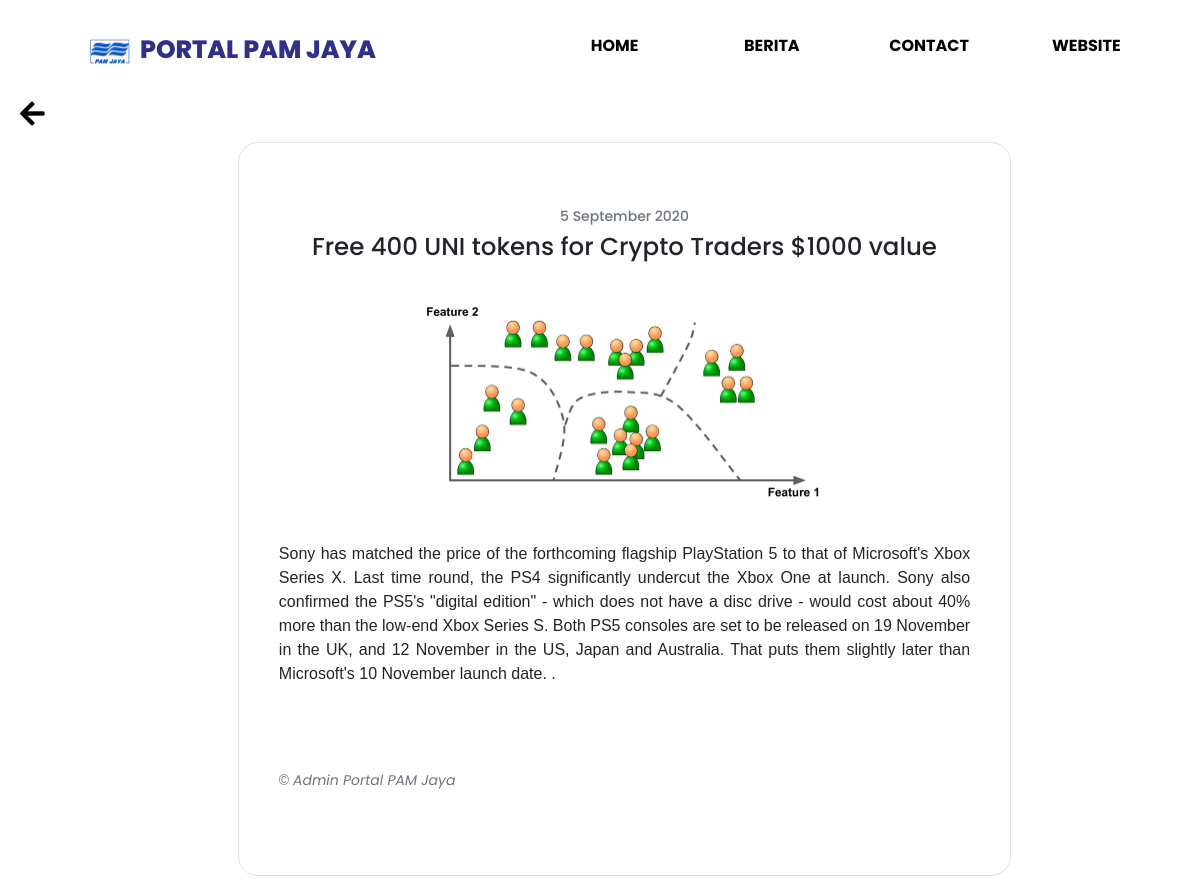
/berita/konten/5, run on an earlier commit of the app's database.
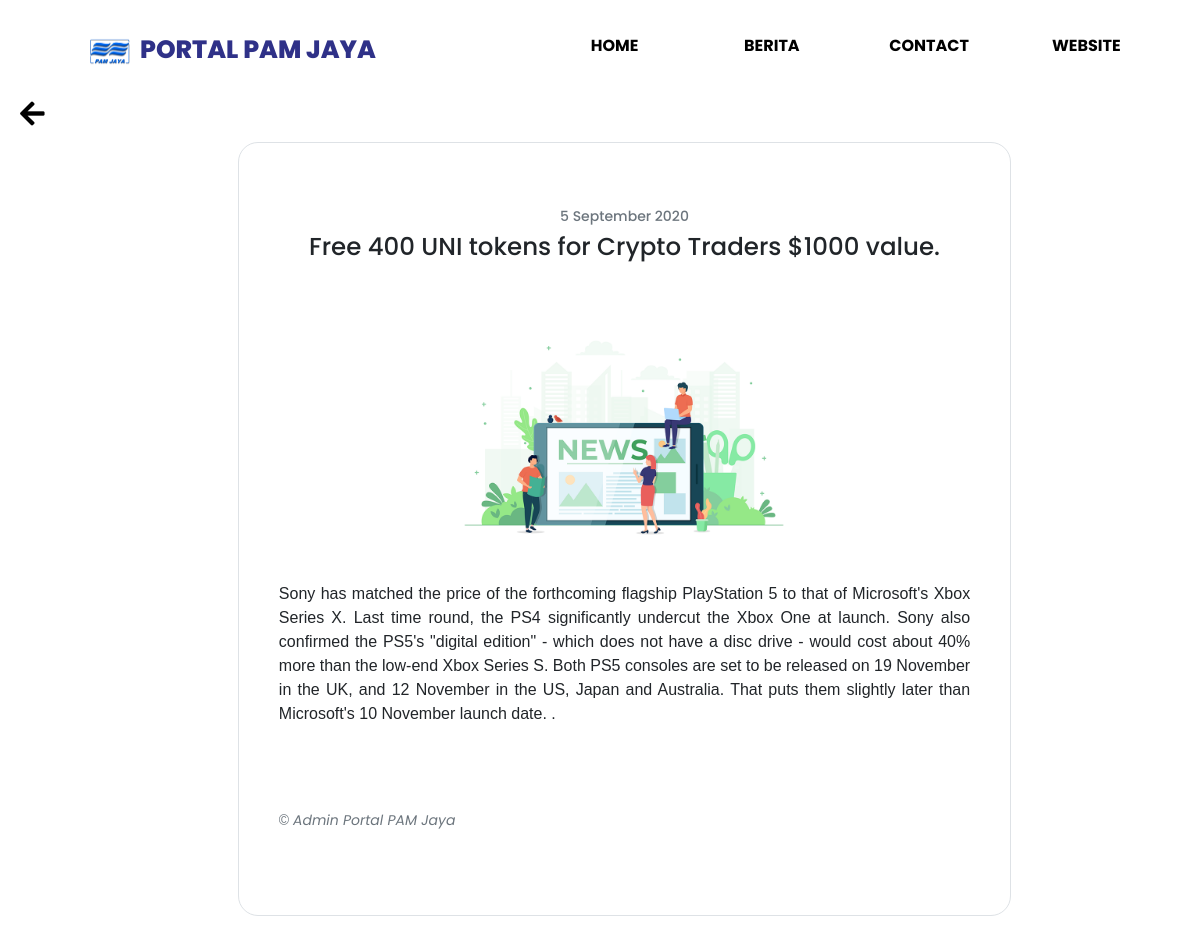
And on a later commit of the database.
### tables this page shows
CREATE TABLE `berita` (
  `id` int(11) NOT NULL,
  `judul` varchar(100) NOT NULL,
  `gambar` varchar(100) NOT NULL,
  `publishedAt` varchar(100) NOT NULL,
  `konten` longtext NOT NULL,
  `creator` varchar(100) NOT NULL
);

### application/controllers/Berita.php (called while the page is built, shortened)
<?php
class Berita extends CI_Controller
{
    public function __construct()
    {
        $this->load->model('Berita_model');
    }
    public function konten($id)
    {
        $data['title'] = 'Berita Internal | PAM Jaya';
        $data['berita'] = $this->Berita_model->getBeritaById($id);
        $this->load->view('templates/header', $data);
        $this->load->view('berita/konten',  $data);
        $this->load->view('templates/footer');
    }
}

### index.php (called while the page is built, shortened)
<?php
require_once BASEPATH.'core/CodeIgniter.php';

### application/models/Berita_model.php (called while the page is built, shortened)
<?php
class Berita_model extends CI_Model
{
    public function getBeritaById($id)
    {
        return $this->db->get_where('berita', ['id' => $id])->row_array();
    }
}

### application/views/berita/konten.php (the view)
<div class="container">
    <div class="row">
        <div class="page-konten">
            <a href="<?= base_url(); ?>berita"> <i class="fa fa-arrow-left back mb-3" aria-hidden="true"></i></a>
        </div>
        <div class="border col-lg-8 offset-md-2 text-center mt-5">
            <article class="konten-berita">
                <h6 class="card-subtitle mb-2 text-muted"><?= $berita['publishedAt']; ?></h6>
                <h3 class="mb-4"> <?= $berita['judul']; ?></h3>
                <div class="image-fit mx-auto mt-5 mb-5">
                    <img class="gambar-konten-berita mx-auto object-fit_contain" src="<?= base_url('assets/img/berita/') . $berita['gambar']; ?>" alt="image">
                </div>
                <p class="text-justify"> <?= $berita['konten']; ?>. </p>
                <p class="text-muted mt-5 pt-5" style="font-size: 14px;">&#169; <i> Admin Portal PAM Jaya</i></p>
            </article>
        </div>
    </div>
</div>

What changed in the data, as far as the page shows it:
changed berita: judul "Free 400 UNI tokens for Crypto Traders $1000 value" → "Free 400 UNI tokens for Crypto Traders $1000 value."; gambar: a different picture
